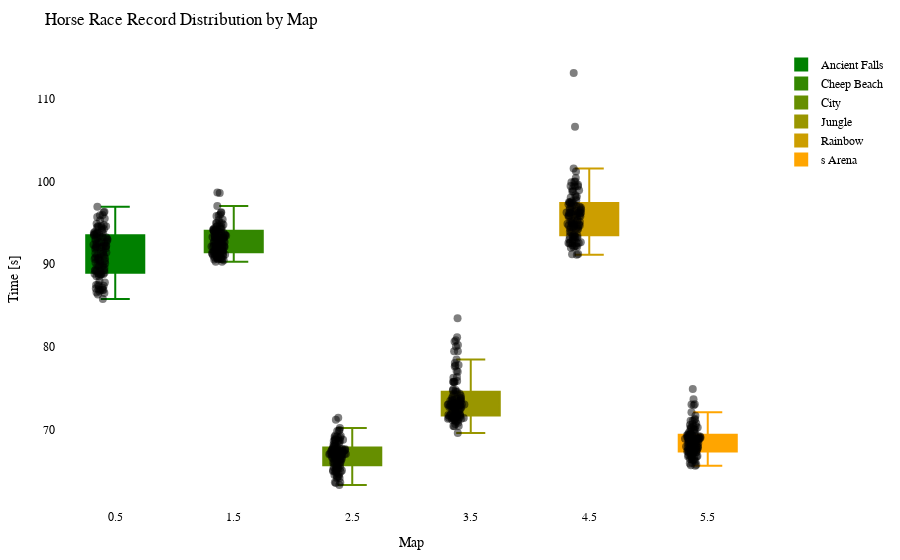

The notebook cell saved with this chart:
### Code cell
import plotly.graph_objects as go
import plotly.io as pio

df = getRecordsDataframe(minigame="Pferderennen")

# Calculate the offset for centering the data points
num_columns = len(df.columns)
offset = 0.5

# Create a Swarm plot using Plotly
fig = go.Figure()

cmap = LinearSegmentedColormap.from_list("green_orange", ["green", "orange"])
colors = [to_hex(cmap(i / (num_columns - 1))) for i in range(num_columns)]

for i, (column, color) in enumerate(zip(df.columns, colors)):
    x_values = [i + offset] * len(df[column])  # Adjust x-values with offset for horizontal centering
    fig.add_trace(go.Box(x=x_values,
                         y=df[column],
                         name=column,
                         boxpoints='all',
                         pointpos=-0.5,  # Adjust point position to prevent overlapping
                         marker=dict(color='rgba(0,0,0,0.5)', size=8),  # Adjust marker color and size
                         line=dict(color=color),
                         fillcolor=color,
                         hovertext=df_to_html.index,
                         hoverinfo='name+text+y',
                         showlegend=True))

fig.update_layout(title="Horse Race Record Distribution by Map",
                  xaxis=dict(title="Map"),
                  yaxis=dict(title="Time [s]"),
                  showlegend=True,
                  font=dict(family="Arial", size=12, color="black"),  # Customize font
                  plot_bgcolor="white",  # Set background color
                  margin=dict(l=50, r=50, t=50, b=50),  # Adjust margins for better layout
                  )

pio.show(fig)

pio.write_html(fig, "out/pferd_swarm_plot.html")

### Figure 1 — Plotly figure (JSON) as saved in the notebook; plotly's stock layout.template omitted (floating-point values rounded to 4 significant figures)
{"data": [{"boxpoints": "all", "fillcolor": "#008000", "hoverinfo": "name+text+y", "hovertext": ["20LeRe10", "2wc", "agowskyy", "Allooy", "Anni808", "Axollotel", "bawskey", "BusinessBent", "ByNetherdude", "byTobi", "cediiiiii_10", "Chander24", "Chrisi20101", "CML_Justin", "crocodile1870", "cxl1lo", "DarkCobweb", "deadfiight", "DerBaumIstDerWeg", "Dokkkkko", "Ex4cted", "Falke23_5", "Feinberg", "ffawks", "Fflopse", "ForceFox", "Freeeedom", "frutigall", "GamemasterNiki", "GeneralEnte06", "Gerrygames", "Gobo9", "GrafikKatze", "Grapfen", "Gummibearchen", "H1ghsay", "h4nnes", "Harold_Sensemann", "HeIsJustAPoorBoy", "HerrDante", "Jan2220", "JennieKim", "jimmi1410", "JOW23", "Joy_8oy", "juvona", "KakaMC", "Kanickelul", "Keenaai", "Kokochampi", "Kokochampo", "Kopfradio", "Krusti", "Kyuudo", "La_meleagro", "LeWi_100", "Lingex", "lizsyy", "LordAlexos", "loukrativ", "Lubottus", "Luis_XYZ", "M0orey_0", "marbrueck", "Martomias", "Mincheeen", "miridis41", "MrNulfred", "Mvsk_", "myshq", "Nexilus", "Ninivee", "officialryzon", "Oronor", "PedroZockt", "Picutar", "PixlNight", "PolizeiDreamy", "Radattel", "Radiokopf", "Raefinzs", "ReichesBrot", "revolverz", "Ritokii", "Sackkerl", "SB387", "ScreamingBlatz", "Sebi1801", "Seemops_8", "Sey__", "Shiewk", "SiLoHB", "Snitcherella", "SpeckyCut", "StaudammAusHolz", "TheBreadHD", "TheFabo", "Tomiokey", "twitchparaskiill", "Txlentierter", "T_Niko_T", "Umgfoin", "WachtelWachtel", "WirdNichtGeladen", "Wissender", "xBaumeisterin", "xX_Dima_ggg_Xx6", "xX_Masha_ggg_Xx9", "yzvm", "_n3d", "_Waldi_"], "line": {"color": "#008000"}, "marker": {"color": "rgba(0,0,0,0.5)", "size": 8}, "name": "Ancient Falls", "pointpos": -0.5, "showlegend": true, "type": "box", "x": [0.5, 0.5, 0.5, 0.5, 0.5, 0.5, 0.5, 0.5, 0.5, 0.5, 0.5, 0.5, 0.5, 0.5, 0.5, 0.5, 0.5, 0.5, 0.5, 0.5, 0.5, 0.5, 0.5, 0.5, 0.5, 0.5, 0.5, 0.5, 0.5, 0.5, 0.5, 0.5, 0.5, 0.5, 0.5, 0.5, 0.5, 0.5, 0.5, 0.5, 0.5, 0.5, 0.5, 0.5, 0.5, 0.5, 0.5, 0.5, 0.5, 0.5, 0.5, 0.5, 0.5, 0.5, 0.5, 0.5, 0.5, 0.5, 0.5, 0.5, 0.5, 0.5, 0.5, 0.5, 0.5, 0.5, 0.5, 0.5, 0.5, 0.5, 0.5, 0.5, 0.5, 0.5, 0.5, 0.5, 0.5, 0.5, 0.5, 0.5, 0.5, 0.5, 0.5, 0.5, 0.5, 0.5, 0.5, 0.5, 0.5, 0.5, 0.5, 0.5, 0.5, 0.5, 0.5, 0.5, 0.5, 0.5, 0.5, 0.5, 0.5, 0.5, 0.5, 0.5, 0.5, 0.5, 0.5, 0.5, 0.5, 0.5, 0.5], "y": [93.05, 94.24, 94.13, 92.35, 91.55, 92.5, 88.84, 94.47, 94.6, 93.69, 86.89, 93.78, 88.84, 88.8, 89.21, 89.27, 92.11, 91.31, 90.75, 91.88, 87.98, 93.39, null, 86.34, 85.8, 95.9, 87.35, 88.8, 89.84, 87.16, 93.24, 86.57, 92.07, 90.09, 87.48, 90.82, 91.23, 94.41, 94.49, 88.84, 88.96, 93.79, 92.16, 92.16, 90.38, null, 91.01, null, 93.92, 95.7, 94.57, 93.29, 94.74, 89.34, 93.77, 88.55, 92.69, 86.52, 93.06, 96.92, 89.13, 88.55, 90.7, 92.65, 90.7, 89.76, null, 92.21, 96.29, 86.71, 91.4, 89.2, 91.3, 93.69, 87.41, 90.61, 89.83, 95.52, 93.5, 93.13, 91.06, 91.94, 94.9, 95.31, 92.24, 92.92, 92.49, null, 90.16, 87.5, 90.03, 94.57, 87.06, 95.94, 89.53, 91.97, 96.35, 90.56, 92.71, 90.39, 93.58, 86.91, 86.89, 92.89, 89.79, 88.72, 88.89, 92.0, 87.79, 86.97, 93.59]}, {"boxpoints": "all", "fillcolor": "#338700", "hoverinfo": "name+text+y", "hovertext": ["20LeRe10", "2wc", "agowskyy", "Allooy", "Anni808", "Axollotel", "bawskey", "BusinessBent", "ByNetherdude", "byTobi", "cediiiiii_10", "Chander24", "Chrisi20101", "CML_Justin", "crocodile1870", "cxl1lo", "DarkCobweb", "deadfiight", "DerBaumIstDerWeg", "Dokkkkko", "Ex4cted", "Falke23_5", "Feinberg", "ffawks", "Fflopse", "ForceFox", "Freeeedom", "frutigall", "GamemasterNiki", "GeneralEnte06", "Gerrygames", "Gobo9", "GrafikKatze", "Grapfen", "Gummibearchen", "H1ghsay", "h4nnes", "Harold_Sensemann", "HeIsJustAPoorBoy", "HerrDante", "Jan2220", "JennieKim", "jimmi1410", "JOW23", "Joy_8oy", "juvona", "KakaMC", "Kanickelul", "Keenaai", "Kokochampi", "Kokochampo", "Kopfradio", "Krusti", "Kyuudo", "La_meleagro", "LeWi_100", "Lingex", "lizsyy", "LordAlexos", "loukrativ", "Lubottus", "Luis_XYZ", "M0orey_0", "marbrueck", "Martomias", "Mincheeen", "miridis41", "MrNulfred", "Mvsk_", "myshq", "Nexilus", "Ninivee", "officialryzon", "Oronor", "PedroZockt", "Picutar", "PixlNight", "PolizeiDreamy", "Radattel", "Radiokopf", "Raefinzs", "ReichesBrot", "revolverz", "Ritokii", "Sackkerl", "SB387", "ScreamingBlatz", "Sebi1801", "Seemops_8", "Sey__", "Shiewk", "SiLoHB", "Snitcherella", "SpeckyCut", "StaudammAusHolz", "TheBreadHD", "TheFabo", "Tomiokey", "twitchparaskiill", "Txlentierter", "T_Niko_T", "Umgfoin", "WachtelWachtel", "WirdNichtGeladen", "Wissender", "xBaumeisterin", "xX_Dima_ggg_Xx6", "xX_Masha_ggg_Xx9", "yzvm", "_n3d", "_Waldi_"], "line": {"color": "#338700"}, "marker": {"color": "rgba(0,0,0,0.5)", "size": 8}, "name": "Cheep Beach", "pointpos": -0.5, "showlegend": true, "type": "box", "x": [1.5, 1.5, 1.5, 1.5, 1.5, 1.5, 1.5, 1.5, 1.5, 1.5, 1.5, 1.5, 1.5, 1.5, 1.5, 1.5, 1.5, 1.5, 1.5, 1.5, 1.5, 1.5, 1.5, 1.5, 1.5, 1.5, 1.5, 1.5, 1.5, 1.5, 1.5, 1.5, 1.5, 1.5, 1.5, 1.5, 1.5, 1.5, 1.5, 1.5, 1.5, 1.5, 1.5, 1.5, 1.5, 1.5, 1.5, 1.5, 1.5, 1.5, 1.5, 1.5, 1.5, 1.5, 1.5, 1.5, 1.5, 1.5, 1.5, 1.5, 1.5, 1.5, 1.5, 1.5, 1.5, 1.5, 1.5, 1.5, 1.5, 1.5, 1.5, 1.5, 1.5, 1.5, 1.5, 1.5, 1.5, 1.5, 1.5, 1.5, 1.5, 1.5, 1.5, 1.5, 1.5, 1.5, 1.5, 1.5, 1.5, 1.5, 1.5, 1.5, 1.5, 1.5, 1.5, 1.5, 1.5, 1.5, 1.5, 1.5, 1.5, 1.5, 1.5, 1.5, 1.5, 1.5, 1.5, 1.5, 1.5, 1.5, 1.5], "y": [94, 91.22, 92.15, 95.89, 93.21, 94.3, 91.66, 94.04, 94.93, 94.06, 90.31, 93.28, 91.45, 92.55, 91.36, 91.34, 92.25, 94.15, 92.96, 94.5, 91.43, 92.4, 96.01, 91.44, 90.28, 94.31, 90.59, 91.2, 92.78, 90.56, 91.96, 90.78, 92.24, 91.81, 90.85, 94.24, 91.63, 92.71, 94.62, 90.73, 92.14, 93.07, 93.28, 91.0, 92.57, null, 91.3, 98.66, 93.19, 95.84, 97.03, 96.26, 94.17, 91.51, 92.09, 91.17, 94.98, 90.82, 94.96, 96.22, 92.2, 91.71, 93.18, 92.9, 92.0, 92.83, 93.84, 92.81, 93.56, 90.67, 93.47, 91.99, null, 95.39, 90.62, 91.99, 92.12, 93.45, 94.51, 95.35, 93.46, 93.49, 98.61, 93.43, 93.78, 91.62, 94.01, 93.13, 91.31, 90.69, 91.24, null, 91.47, 93.28, 92.49, 93.94, 94.76, 92.67, 93.57, 94.17, 94.99, 91.09, 90.49, 92.26, 92.32, 91.04, 92.11, 94.51, 91.26, 91.24, 93.37]}, {"boxpoints": "all", "fillcolor": "#668f00", "hoverinfo": "name+text+y", "hovertext": ["20LeRe10", "2wc", "agowskyy", "Allooy", "Anni808", "Axollotel", "bawskey", "BusinessBent", "ByNetherdude", "byTobi", "cediiiiii_10", "Chander24", "Chrisi20101", "CML_Justin", "crocodile1870", "cxl1lo", "DarkCobweb", "deadfiight", "DerBaumIstDerWeg", "Dokkkkko", "Ex4cted", "Falke23_5", "Feinberg", "ffawks", "Fflopse", "ForceFox", "Freeeedom", "frutigall", "GamemasterNiki", "GeneralEnte06", "Gerrygames", "Gobo9", "GrafikKatze", "Grapfen", "Gummibearchen", "H1ghsay", "h4nnes", "Harold_Sensemann", "HeIsJustAPoorBoy", "HerrDante", "Jan2220", "JennieKim", "jimmi1410", "JOW23", "Joy_8oy", "juvona", "KakaMC", "Kanickelul", "Keenaai", "Kokochampi", "Kokochampo", "Kopfradio", "Krusti", "Kyuudo", "La_meleagro", "LeWi_100", "Lingex", "lizsyy", "LordAlexos", "loukrativ", "Lubottus", "Luis_XYZ", "M0orey_0", "marbrueck", "Martomias", "Mincheeen", "miridis41", "MrNulfred", "Mvsk_", "myshq", "Nexilus", "Ninivee", "officialryzon", "Oronor", "PedroZockt", "Picutar", "PixlNight", "PolizeiDreamy", "Radattel", "Radiokopf", "Raefinzs", "ReichesBrot", "revolverz", "Ritokii", "Sackkerl", "SB387", "ScreamingBlatz", "Sebi1801", "Seemops_8", "Sey__", "Shiewk", "SiLoHB", "Snitcherella", "SpeckyCut", "StaudammAusHolz", "TheBreadHD", "TheFabo", "Tomiokey", "twitchparaskiill", "Txlentierter", "T_Niko_T", "Umgfoin", "WachtelWachtel", "WirdNichtGeladen", "Wissender", "xBaumeisterin", "xX_Dima_ggg_Xx6", "xX_Masha_ggg_Xx9", "yzvm", "_n3d", "_Waldi_"], "line": {"color": "#668f00"}, "marker": {"color": "rgba(0,0,0,0.5)", "size": 8}, "name": "City", "pointpos": -0.5, "showlegend": true, "type": "box", "x": [2.5, 2.5, 2.5, 2.5, 2.5, 2.5, 2.5, 2.5, 2.5, 2.5, 2.5, 2.5, 2.5, 2.5, 2.5, 2.5, 2.5, 2.5, 2.5, 2.5, 2.5, 2.5, 2.5, 2.5, 2.5, 2.5, 2.5, 2.5, 2.5, 2.5, 2.5, 2.5, 2.5, 2.5, 2.5, 2.5, 2.5, 2.5, 2.5, 2.5, 2.5, 2.5, 2.5, 2.5, 2.5, 2.5, 2.5, 2.5, 2.5, 2.5, 2.5, 2.5, 2.5, 2.5, 2.5, 2.5, 2.5, 2.5, 2.5, 2.5, 2.5, 2.5, 2.5, 2.5, 2.5, 2.5, 2.5, 2.5, 2.5, 2.5, 2.5, 2.5, 2.5, 2.5, 2.5, 2.5, 2.5, 2.5, 2.5, 2.5, 2.5, 2.5, 2.5, 2.5, 2.5, 2.5, 2.5, 2.5, 2.5, 2.5, 2.5, 2.5, 2.5, 2.5, 2.5, 2.5, 2.5, 2.5, 2.5, 2.5, 2.5, 2.5, 2.5, 2.5, 2.5, 2.5, 2.5, 2.5, 2.5, 2.5, 2.5], "y": [67.46, 67.09, 69.12, 67.01, 66.19, 68.41, 65.8, 67.88, 71.21, 68.03, 63.66, 69.07, 64.92, 67.14, 65.52, 65.37, 66.95, 68.0, 67.51, 67.65, 65.29, 66.71, 69.0, 63.58, 63.32, 66.48, 65.46, 66.26, 67.04, 64.64, 66.84, 64.39, 65.57, 66.71, 65.07, 67.42, 65.7, 68.11, 67.77, 64.17, 67.29, 67.49, 68.67, 65.97, 66.68, null, 65.2, 66.45, 67.56, 69.2, 68.69, 68.78, 66.35, 65.36, 67.16, 65.48, 69.24, 64.17, 66.05, null, 64.99, 67.52, 68.36, 67.19, 66.68, 66.22, 67.7, 67.29, 68.76, 64.48, 67.76, 66.94, null, 67.35, 64.83, 68.21, 67.1, 66.94, 68.65, 68.81, 66.89, 65.1, 69.3, 67.61, 66.97, 67.19, 66.15, 67.39, 65.91, 64.53, 66.61, 71.45, 66.39, 68.68, 67.46, 69.99, 69.89, 67.18, 67.1, null, 70.23, 65.12, 64.31, 67.77, 66.52, 67.67, 67.07, 68.91, 63.62, 65.0, 69.86]}, {"boxpoints": "all", "fillcolor": "#999600", "hoverinfo": "name+text+y", "hovertext": ["20LeRe10", "2wc", "agowskyy", "Allooy", "Anni808", "Axollotel", "bawskey", "BusinessBent", "ByNetherdude", "byTobi", "cediiiiii_10", "Chander24", "Chrisi20101", "CML_Justin", "crocodile1870", "cxl1lo", "DarkCobweb", "deadfiight", "DerBaumIstDerWeg", "Dokkkkko", "Ex4cted", "Falke23_5", "Feinberg", "ffawks", "Fflopse", "ForceFox", "Freeeedom", "frutigall", "GamemasterNiki", "GeneralEnte06", "Gerrygames", "Gobo9", "GrafikKatze", "Grapfen", "Gummibearchen", "H1ghsay", "h4nnes", "Harold_Sensemann", "HeIsJustAPoorBoy", "HerrDante", "Jan2220", "JennieKim", "jimmi1410", "JOW23", "Joy_8oy", "juvona", "KakaMC", "Kanickelul", "Keenaai", "Kokochampi", "Kokochampo", "Kopfradio", "Krusti", "Kyuudo", "La_meleagro", "LeWi_100", "Lingex", "lizsyy", "LordAlexos", "loukrativ", "Lubottus", "Luis_XYZ", "M0orey_0", "marbrueck", "Martomias", "Mincheeen", "miridis41", "MrNulfred", "Mvsk_", "myshq", "Nexilus", "Ninivee", "officialryzon", "Oronor", "PedroZockt", "Picutar", "PixlNight", "PolizeiDreamy", "Radattel", "Radiokopf", "Raefinzs", "ReichesBrot", "revolverz", "Ritokii", "Sackkerl", "SB387", "ScreamingBlatz", "Sebi1801", "Seemops_8", "Sey__", "Shiewk", "SiLoHB", "Snitcherella", "SpeckyCut", "StaudammAusHolz", "TheBreadHD", "TheFabo", "Tomiokey", "twitchparaskiill", "Txlentierter", "T_Niko_T", "Umgfoin", "WachtelWachtel", "WirdNichtGeladen", "Wissender", "xBaumeisterin", "xX_Dima_ggg_Xx6", "xX_Masha_ggg_Xx9", "yzvm", "_n3d", "_Waldi_"], "line": {"color": "#999600"}, "marker": {"color": "rgba(0,0,0,0.5)", "size": 8}, "name": "Jungle", "pointpos": -0.5, "showlegend": true, "type": "box", "x": [3.5, 3.5, 3.5, 3.5, 3.5, 3.5, 3.5, 3.5, 3.5, 3.5, 3.5, 3.5, 3.5, 3.5, 3.5, 3.5, 3.5, 3.5, 3.5, 3.5, 3.5, 3.5, 3.5, 3.5, 3.5, 3.5, 3.5, 3.5, 3.5, 3.5, 3.5, 3.5, 3.5, 3.5, 3.5, 3.5, 3.5, 3.5, 3.5, 3.5, 3.5, 3.5, 3.5, 3.5, 3.5, 3.5, 3.5, 3.5, 3.5, 3.5, 3.5, 3.5, 3.5, 3.5, 3.5, 3.5, 3.5, 3.5, 3.5, 3.5, 3.5, 3.5, 3.5, 3.5, 3.5, 3.5, 3.5, 3.5, 3.5, 3.5, 3.5, 3.5, 3.5, 3.5, 3.5, 3.5, 3.5, 3.5, 3.5, 3.5, 3.5, 3.5, 3.5, 3.5, 3.5, 3.5, 3.5, 3.5, 3.5, 3.5, 3.5, 3.5, 3.5, 3.5, 3.5, 3.5, 3.5, 3.5, 3.5, 3.5, 3.5, 3.5, 3.5, 3.5, 3.5, 3.5, 3.5, 3.5, 3.5, 3.5, 3.5], "y": [73.5, 80.23, 79.48, 77.82, 72.67, 77.02, 75.75, null, 75.78, 73.7, 70.47, 74.11, 71.91, 73.09, 71.41, 71.7, 73.52, 73.04, 72.73, 72.96, 71.81, 74.86, 76.37, 71.15, 69.62, 73.14, 71.1, 73.03, 71.99, 70.97, 73.78, 71.34, 71.44, 71.78, 71.27, 73.23, 71.43, 75.89, 76.3, 71.34, 72.9, 72.54, 73.39, 71.87, 74.35, 78.5, 71.45, null, 72.46, 74.59, null, 74.57, 73.59, 73.23, 73.61, 70.45, 74.35, 70.85, 77.64, null, 71.6, 72.38, 73.1, 72.9, 72.77, 72.34, 80.67, 72.6, 72.94, 70.44, 79.5, 72.58, 73.04, 75.81, 70.69, 73.49, 72.76, 73.62, 77.1, 73.82, 73.09, 72.31, 77.78, 83.47, 73.39, 74.81, 74.04, null, 71.79, 71.69, 71.55, 80.83, 71.55, 78.07, 71.65, 74.75, null, 73.83, 81.18, null, 80.05, 71.77, 71.19, 72.72, 71.63, 71.72, 71.87, 72.87, 71.44, 71.25, 75.8]}, {"boxpoints": "all", "fillcolor": "#cc9e00", "hoverinfo": "name+text+y", "hovertext": ["20LeRe10", "2wc", "agowskyy", "Allooy", "Anni808", "Axollotel", "bawskey", "BusinessBent", "ByNetherdude", "byTobi", "cediiiiii_10", "Chander24", "Chrisi20101", "CML_Justin", "crocodile1870", "cxl1lo", "DarkCobweb", "deadfiight", "DerBaumIstDerWeg", "Dokkkkko", "Ex4cted", "Falke23_5", "Feinberg", "ffawks", "Fflopse", "ForceFox", "Freeeedom", "frutigall", "GamemasterNiki", "GeneralEnte06", "Gerrygames", "Gobo9", "GrafikKatze", "Grapfen", "Gummibearchen", "H1ghsay", "h4nnes", "Harold_Sensemann", "HeIsJustAPoorBoy", "HerrDante", "Jan2220", "JennieKim", "jimmi1410", "JOW23", "Joy_8oy", "juvona", "KakaMC", "Kanickelul", "Keenaai", "Kokochampi", "Kokochampo", "Kopfradio", "Krusti", "Kyuudo", "La_meleagro", "LeWi_100", "Lingex", "lizsyy", "LordAlexos", "loukrativ", "Lubottus", "Luis_XYZ", "M0orey_0", "marbrueck", "Martomias", "Mincheeen", "miridis41", "MrNulfred", "Mvsk_", "myshq", "Nexilus", "Ninivee", "officialryzon", "Oronor", "PedroZockt", "Picutar", "PixlNight", "PolizeiDreamy", "Radattel", "Radiokopf", "Raefinzs", "ReichesBrot", "revolverz", "Ritokii", "Sackkerl", "SB387", "ScreamingBlatz", "Sebi1801", "Seemops_8", "Sey__", "Shiewk", "SiLoHB", "Snitcherella", "SpeckyCut", "StaudammAusHolz", "TheBreadHD", "TheFabo", "Tomiokey", "twitchparaskiill", "Txlentierter", "T_Niko_T", "Umgfoin", "WachtelWachtel", "WirdNichtGeladen", "Wissender", "xBaumeisterin", "xX_Dima_ggg_Xx6", "xX_Masha_ggg_Xx9", "yzvm", "_n3d", "_Waldi_"], "line": {"color": "#cc9e00"}, "marker": {"color": "rgba(0,0,0,0.5)", "size": 8}, "name": "Rainbow", "pointpos": -0.5, "showlegend": true, "type": "box", "x": [4.5, 4.5, 4.5, 4.5, 4.5, 4.5, 4.5, 4.5, 4.5, 4.5, 4.5, 4.5, 4.5, 4.5, 4.5, 4.5, 4.5, 4.5, 4.5, 4.5, 4.5, 4.5, 4.5, 4.5, 4.5, 4.5, 4.5, 4.5, 4.5, 4.5, 4.5, 4.5, 4.5, 4.5, 4.5, 4.5, 4.5, 4.5, 4.5, 4.5, 4.5, 4.5, 4.5, 4.5, 4.5, 4.5, 4.5, 4.5, 4.5, 4.5, 4.5, 4.5, 4.5, 4.5, 4.5, 4.5, 4.5, 4.5, 4.5, 4.5, 4.5, 4.5, 4.5, 4.5, 4.5, 4.5, 4.5, 4.5, 4.5, 4.5, 4.5, 4.5, 4.5, 4.5, 4.5, 4.5, 4.5, 4.5, 4.5, 4.5, 4.5, 4.5, 4.5, 4.5, 4.5, 4.5, 4.5, 4.5, 4.5, 4.5, 4.5, 4.5, 4.5, 4.5, 4.5, 4.5, 4.5, 4.5, 4.5, 4.5, 4.5, 4.5, 4.5, 4.5, 4.5, 4.5, 4.5, 4.5, 4.5, 4.5, 4.5], "y": [99.91, 92.65, 98.92, 99.94, 95.79, 95.75, 97.17, 98.33, 99.41, 94.79, 91.15, 99.39, 93.92, 94.51, 92.89, 95.38, 94.8, 96.25, 94.24, 96.36, 92.97, 95.92, 96.25, 92.04, 91.24, 93.53, 92.21, 94.87, 94.84, 93.84, 95.22, 91.19, 92.56, 93.32, 93.03, 97.51, 93.34, 96.19, 97.01, 92.29, 95.17, 96.84, 96.11, 92.56, 97.39, 113.1, 93.19, null, 95.21, 99.54, 97.61, 97.41, 96.64, 96.03, 96.04, 92.1, 101.6, 92.17, 101.2, null, 94.57, 96.48, 96.23, 96.16, 95.29, 96.46, 95.87, 94.67, 96.91, 92.63, 98.17, 96.62, null, 97.45, 91.98, 96.17, 93.0, 96.28, 99.06, 98.77, 97.25, 94.31, 99.99, 96.72, 95.82, 95.19, 96.92, 97.72, 94.46, 93.36, 93.34, 106.6, 92.56, 98.8, 94.43, 99.59, 98.07, 98.08, 95.88, 92.5, 99.45, 94.99, 92.57, 95.09, 94.31, 94.19, 94.68, 100.4, 93.47, 93.46, 97.44]}, {"boxpoints": "all", "fillcolor": "#ffa500", "hoverinfo": "name+text+y", "hovertext": ["20LeRe10", "2wc", "agowskyy", "Allooy", "Anni808", "Axollotel", "bawskey", "BusinessBent", "ByNetherdude", "byTobi", "cediiiiii_10", "Chander24", "Chrisi20101", "CML_Justin", "crocodile1870", "cxl1lo", "DarkCobweb", "deadfiight", "DerBaumIstDerWeg", "Dokkkkko", "Ex4cted", "Falke23_5", "Feinberg", "ffawks", "Fflopse", "ForceFox", "Freeeedom", "frutigall", "GamemasterNiki", "GeneralEnte06", "Gerrygames", "Gobo9", "GrafikKatze", "Grapfen", "Gummibearchen", "H1ghsay", "h4nnes", "Harold_Sensemann", "HeIsJustAPoorBoy", "HerrDante", "Jan2220", "JennieKim", "jimmi1410", "JOW23", "Joy_8oy", "juvona", "KakaMC", "Kanickelul", "Keenaai", "Kokochampi", "Kokochampo", "Kopfradio", "Krusti", "Kyuudo", "La_meleagro", "LeWi_100", "Lingex", "lizsyy", "LordAlexos", "loukrativ", "Lubottus", "Luis_XYZ", "M0orey_0", "marbrueck", "Martomias", "Mincheeen", "miridis41", "MrNulfred", "Mvsk_", "myshq", "Nexilus", "Ninivee", "officialryzon", "Oronor", "PedroZockt", "Picutar", "PixlNight", "PolizeiDreamy", "Radattel", "Radiokopf", "Raefinzs", "ReichesBrot", "revolverz", "Ritokii", "Sackkerl", "SB387", "ScreamingBlatz", "Sebi1801", "Seemops_8", "Sey__", "Shiewk", "SiLoHB", "Snitcherella", "SpeckyCut", "StaudammAusHolz", "TheBreadHD", "TheFabo", "Tomiokey", "twitchparaskiill", "Txlentierter", "T_Niko_T", "Umgfoin", "WachtelWachtel", "WirdNichtGeladen", "Wissender", "xBaumeisterin", "xX_Dima_ggg_Xx6", "xX_Masha_ggg_Xx9", "yzvm", "_n3d", "_Waldi_"], "line": {"color": "#ffa500"}, "marker": {"color": "rgba(0,0,0,0.5)", "size": 8}, "name": "s Arena", "pointpos": -0.5, "showlegend": true, "type": "box", "x": [5.5, 5.5, 5.5, 5.5, 5.5, 5.5, 5.5, 5.5, 5.5, 5.5, 5.5, 5.5, 5.5, 5.5, 5.5, 5.5, 5.5, 5.5, 5.5, 5.5, 5.5, 5.5, 5.5, 5.5, 5.5, 5.5, 5.5, 5.5, 5.5, 5.5, 5.5, 5.5, 5.5, 5.5, 5.5, 5.5, 5.5, 5.5, 5.5, 5.5, 5.5, 5.5, 5.5, 5.5, 5.5, 5.5, 5.5, 5.5, 5.5, 5.5, 5.5, 5.5, 5.5, 5.5, 5.5, 5.5, 5.5, 5.5, 5.5, 5.5, 5.5, 5.5, 5.5, 5.5, 5.5, 5.5, 5.5, 5.5, 5.5, 5.5, 5.5, 5.5, 5.5, 5.5, 5.5, 5.5, 5.5, 5.5, 5.5, 5.5, 5.5, 5.5, 5.5, 5.5, 5.5, 5.5, 5.5, 5.5, 5.5, 5.5, 5.5, 5.5, 5.5, 5.5, 5.5, 5.5, 5.5, 5.5, 5.5, 5.5, 5.5, 5.5, 5.5, 5.5, 5.5, 5.5, 5.5, 5.5, 5.5, 5.5, 5.5], "y": [70.22, 68.03, 69.18, 71.21, 68.9, 69.14, 68.82, 69.2, 70.39, 69.33, 65.72, 68.11, 67.84, 68.65, 67.6, 67.31, 66.84, 69.07, 69.54, 68.36, 66.56, 67.78, 72.97, 66.03, 65.94, 71.09, 66.82, 68.57, 68.64, 66.36, 67.25, 65.67, 67.56, 67.41, 66.9, 69.21, 67.28, 68.14, 68.84, 66.78, 69.03, 68.39, 68.92, 67.27, 68.82, 73.09, 67.65, 73.68, 68.12, 70.0, 69.61, 70.78, 67.85, 67.86, 67.17, 68.91, 73.05, 66.42, 71.7, 74.93, 66.76, 67.28, 69.23, 67.97, 67.73, 67.36, 69.24, 69.57, 68.61, 66.16, 70.28, 68.95, 70.31, 69.98, 65.77, 67.75, 68.98, 68.86, 70.1, 70.17, 69.41, 69.37, 71.32, 68.66, 69.41, 67.96, 68.19, 68.39, 66.47, 68.08, 67.25, 72.12, 67.49, 70.45, 69.01, 70.57, 71.08, 67.65, 69.34, 67.29, 70.71, 66.97, 66.35, 67.97, 67.41, 68.21, 68.84, 69.75, 66.69, 66.93, 69.02]}], "layout": {"font": {"color": "black", "family": "Arial", "size": 12}, "margin": {"b": 50, "l": 50, "r": 50, "t": 50}, "plot_bgcolor": "white", "showlegend": true, "title": {"text": "Horse Race Record Distribution by Map"}, "xaxis": {"title": {"text": "Map"}}, "yaxis": {"title": {"text": "Time [s]"}}}}
